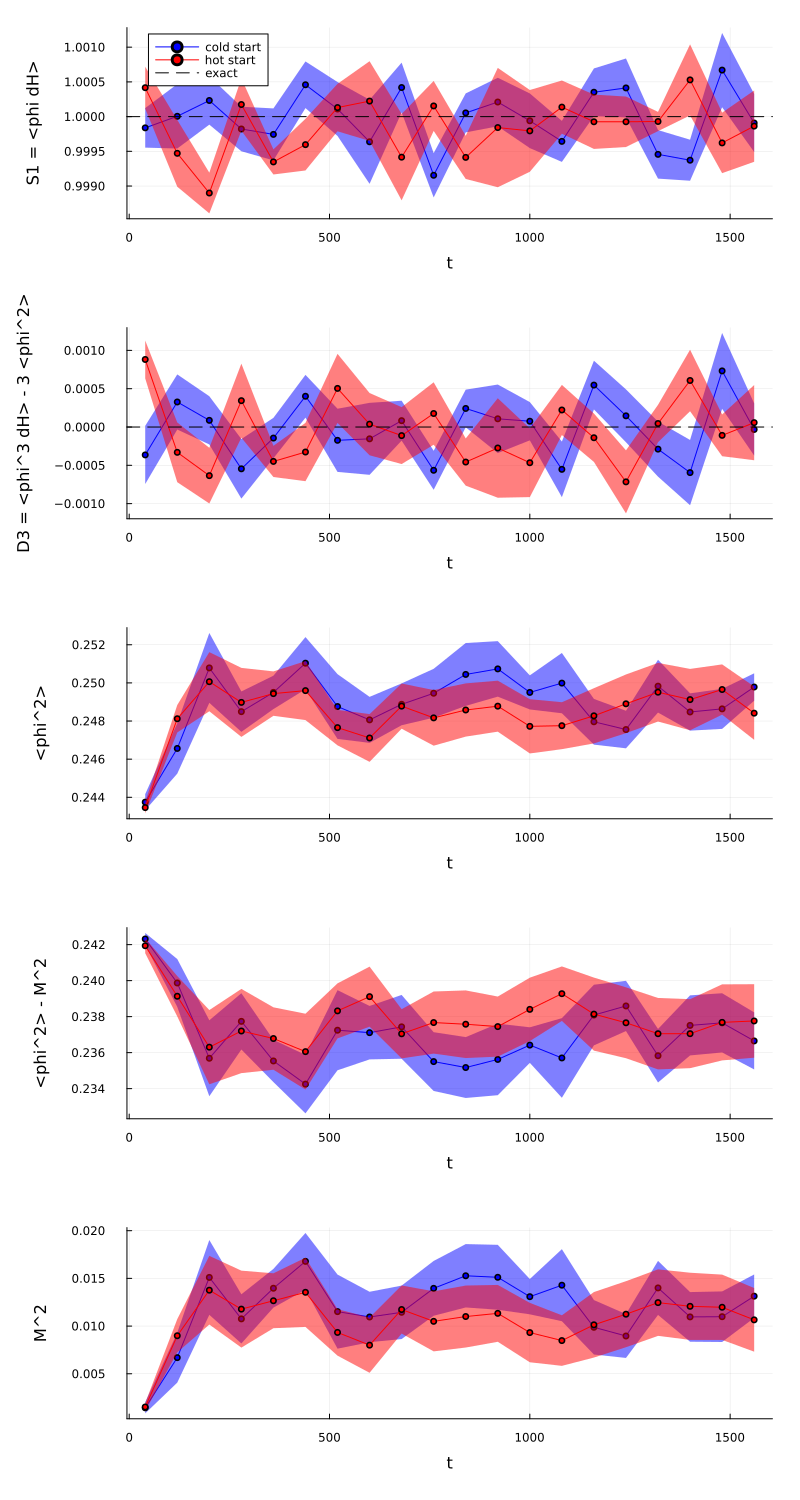

Write Julia code to recreate this figure.
# HastingsTest.jl
#
# Checks that ModelA_update_hastings samples exp(-H) and is stable over a
# long run.
#
# For each replica, started either cold (phi = 0) or hot (phi ~ N(0,1)):
#   - evolve with ModelA_update_hastings only;
#   - every `measure_every` steps record
#       S1   = <phi dH/dphi>         (exactly 1 for exp(-H))
#       S3   = <phi^3 dH/dphi>       (exactly 3 <phi^2> for exp(-H))
#       phi2 = <phi^2>
#       M    = <phi>
#     where <.> is the average over sites.
#
# The run is split into blocks. The first `n_skip` blocks are discarded as
# thermalization; the rest give the estimates and a linear trend.
#
# The relaxation parameters are whatever is hardcoded in ModelA.jl.
#
# Run with: julia --threads=auto HastingsTest.jl

using Plots
using Printf
using Random
using Statistics

include(joinpath(@__DIR__, "..", "src", "ModelA.jl"))

stderr_of(values) = std(values) / sqrt(length(values))

# Site averages of phi*dH/dphi, phi^3*dH/dphi, phi^2 and phi.
# dH/dphi_x = (6 + m2) phi_x - (sum of 6 neighbors) + lambd phi_x^3 - h
function measure(phi::Array{Float64,3}, L::Int, m2::Float64, h::Float64)
    s1 = 0.0
    s3 = 0.0
    p2 = 0.0
    m  = 0.0
    for k in 1:L, j in 1:L, i in 1:L
        p  = phi[i, j, k]
        nn = phi[mod1(i+1, L), j, k] + phi[mod1(i-1, L), j, k] +
             phi[i, mod1(j+1, L), k] + phi[i, mod1(j-1, L), k] +
             phi[i, j, mod1(k+1, L)] + phi[i, j, mod1(k-1, L)]
        dH = (6 + m2) * p - nn + lambd * p^3 - h
        s1 += p * dH
        s3 += p^3 * dH
        p2 += p^2
        m  += p
    end
    V = L^3
    return s1 / V, s3 / V, p2 / V, m / V
end

function run_replica(seed::Int, hot::Bool, L::Int, m2::Float64, h::Float64,
                     dt::Float64, n_steps::Int, measure_every::Int)

    Random.seed!(seed)

    phi = hot ? randn(L, L, L) : zeros(Float64, L, L, L)

    n_meas = div(n_steps, measure_every)
    S1   = zeros(Float64, n_meas)
    S3   = zeros(Float64, n_meas)
    phi2 = zeros(Float64, n_meas)
    M    = zeros(Float64, n_meas)

    for n in 1:n_meas
        for _ in 1:measure_every
            phi = ModelA_update_hastings(phi, h, dt, L, m2)
        end
        S1[n], S3[n], phi2[n], M[n] = measure(phi, L, m2, h)
    end

    return (S1 = S1, S3 = S3, phi2 = phi2, M = M)
end

# Means of consecutive blocks of a time series.
function block_means(series::Vector{Float64}, n_blocks::Int)
    block_len = div(length(series), n_blocks)
    return [mean(view(series, (b - 1) * block_len + 1 : b * block_len))
            for b in 1:n_blocks]
end

# Least-squares slope of y against 1, 2, ..., length(y).
function slope(y::AbstractVector{Float64})
    x  = collect(1.0:length(y))
    xm = mean(x)
    ym = mean(y)
    return sum((x .- xm) .* (y .- ym)) / sum((x .- xm) .^ 2)
end

# blocks_*: n_blocks x n_replicas matrices of block means.
function summarize(name::String, target, blocks_cold::Matrix{Float64},
                   blocks_hot::Matrix{Float64}, keep::UnitRange{Int})

    cold = vec(mean(blocks_cold[keep, :], dims = 1))
    hot  = vec(mean(blocks_hot[keep, :], dims = 1))
    both = vcat(cold, hot)

    # Total change of the linear fit across the kept blocks, per replica.
    span   = length(keep) - 1
    trends = vcat([span * slope(blocks_cold[keep, r]) for r in axes(blocks_cold, 2)],
                  [span * slope(blocks_hot[keep, r]) for r in axes(blocks_hot, 2)])

    println(name)
    if target === nothing
        @printf("  all replicas:  %.5f +- %.5f\n", mean(both), stderr_of(both))
    else
        @printf("  all replicas:  %.5f +- %.5f   (exact: %g)\n",
                mean(both), stderr_of(both), target)
    end
    @printf("  cold start:    %.5f +- %.5f\n", mean(cold), stderr_of(cold))
    @printf("  hot start:     %.5f +- %.5f\n", mean(hot), stderr_of(hot))
    @printf("  cold - hot:    %+.5f +- %.5f\n", mean(cold) - mean(hot),
            sqrt(stderr_of(cold)^2 + stderr_of(hot)^2))
    @printf("  linear trend:  %+.5f +- %.5f   (change across kept blocks)\n",
            mean(trends), stderr_of(trends))
    return nothing
end

function add_curves!(p, times, blocks_cold::Matrix{Float64}, blocks_hot::Matrix{Float64})
    n = size(blocks_cold, 2)
    plot!(p, times, vec(mean(blocks_cold, dims = 2));
          ribbon = vec(std(blocks_cold, dims = 2)) ./ sqrt(n),
          color = :blue, marker = :circle, markersize = 3, label = "cold start")
    n = size(blocks_hot, 2)
    plot!(p, times, vec(mean(blocks_hot, dims = 2));
          ribbon = vec(std(blocks_hot, dims = 2)) ./ sqrt(n),
          color = :red, marker = :circle, markersize = 3, label = "hot start")
    return p
end

function main()
    # Model parameters
    L  = 32
    m2 = -2.29
    h  = 0.0
    dt = 0.02

    # Run lengths
    n_replicas    = 8        # per start
    n_steps       = 80000
    measure_every = 50
    n_blocks      = 20
    n_skip        = 8        # blocks discarded as thermalization

    keep = (n_skip + 1):n_blocks

    runs = [(hot, r) for hot in (false, true) for r in 1:n_replicas]
    results = Vector{Any}(undef, length(runs))
    Threads.@threads for i in eachindex(runs)
        hot, r = runs[i]
        results[i] = run_replica(3000 + i, hot, L, m2, h, dt, n_steps, measure_every)
    end

    # Block means, as n_blocks x n_replicas matrices per start.
    function blocks_of(f, hot::Bool)
        columns = [block_means(f(results[i]), n_blocks)
                   for i in eachindex(runs) if runs[i][1] == hot]
        return reduce(hcat, columns)
    end

    quantities = [
        ("S1 = <phi dH>",                   1.0,     res -> res.S1),
        ("D3 = <phi^3 dH> - 3 <phi^2>",     0.0,     res -> res.S3 .- 3 .* res.phi2),
        ("<phi^2>",                         nothing, res -> res.phi2),
        ("<phi^2> - M^2",                   nothing, res -> res.phi2 .- res.M .^ 2),
        ("M^2",                             nothing, res -> res.M .^ 2),
    ]

    block_time = div(div(n_steps, measure_every), n_blocks) * measure_every * dt
    times = [(b - 0.5) * block_time for b in 1:n_blocks]

    @printf("L = %d, m2 = %.3f, h = %.3f, dt = %.3f, lambd = %.1f\n", L, m2, h, dt, lambd)
    @printf("%d steps (t = %.0f), %d replicas per start, blocks %d-%d of %d kept\n\n",
            n_steps, n_steps * dt, n_replicas, first(keep), last(keep), n_blocks)

    panels = []
    for (name, target, f) in quantities
        cold = blocks_of(f, false)
        hot  = blocks_of(f, true)
        summarize(name, target, cold, hot, keep)
        println()

        p = plot(; xlabel = "t", ylabel = name, legend = isempty(panels) ? :best : false)
        # Draw the data first so the axis limits come from the curves; an
        # hline!/vline! on an empty plot adds placeholder points at 1 and 2.
        add_curves!(p, times, cold, hot)
        if target !== nothing
            hline!(p, [target]; color = :black, linestyle = :dash, label = "exact")
        end
        push!(panels, p)
    end

    figure = plot(panels...; layout = (length(panels), 1), size = (800, 1500),
                  margin = 5Plots.mm, left_margin = 15Plots.mm)
    savefig(figure, "HastingsTest.png")

    return nothing
end

main()
